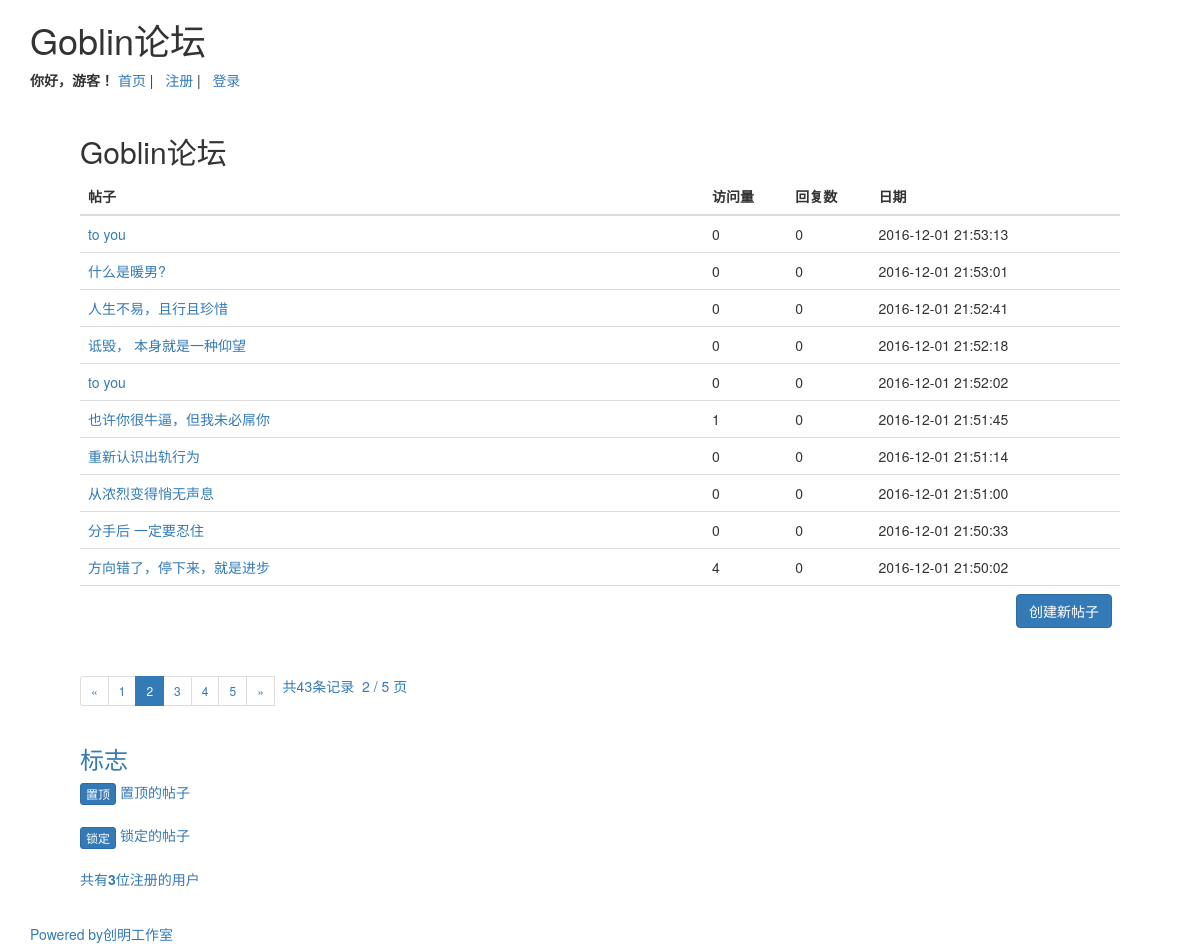
Screenshot of /?page=2 with the database file from the repository.
### tables this page shows
CREATE TABLE `goblin_topic` (
  `id` int(10) NOT NULL AUTO_INCREMENT,
  `topic` varchar(255) NOT NULL,
  `detail` text NOT NULL,
  `name` varchar(32) NOT NULL,
  `email` varchar(100) NOT NULL,
  `datetime` datetime NOT NULL DEFAULT '0000-00-00 00:00:00',
  `view` int(10) NOT NULL DEFAULT '0',
  `reply` int(10) NOT NULL DEFAULT '0',
  `locked` tinyint(1) NOT NULL DEFAULT '0',
  `sticky` tinyint(1) NOT NULL DEFAULT '0',
  PRIMARY KEY (`id`)
);

### index.php (the view, shortened to what this page needs)
<?php
if (isset($_GET['page']) && (int)$_GET['page']>0) {
     $page = $_GET['page'];
 }else{
     $page = 1;
 }
$each_page=EACH_PAGE;
if (!$page || $page==1) {
	$start=0;
}else{
	$offset=$page-1;
	$start=($offset*$each_page);
}
?>
<?php  include('header.inc.php') ?>
<h2>Goblin论坛</h2>
<p>
	<?php
	$sql="SELECT * FROM goblin_topic ORDER BY sticky<1 asc,`datetime` DESC  LIMIT $start,$each_page";
	$result=mysql_query($sql);
	?>
	<table class="table">
		<thead>
		<tr>
			<th width="60%" align="center"><strong>帖子</strong></th>
			<th width="8%" align="center"><strong>访问量</strong></th>
			<th width="8%" align="center"><strong>回复数</strong></th>
			<th width="24%" align="center"><strong>日期</strong></th>
		</tr>
		</thead>
		<tbody>
		<?php
		while($rows=mysql_fetch_array($result)){
		?>
		<tr>
			<td>
				<a href="topic/view_topic.php?id=<?php echo $rows['id'];?>"><?php echo $rows['topic'];?></a>
			</td>
			<td>
				<?php
				echo $rows['view'];
				?>
			</td>
			<td>
				<?php
				echo $rows['reply'];
				?>
			</td>
			<td>
				<?php
				echo $rows['datetime'];
				?>
			</td>
		</tr>
		<?php
		}
		?>
		<tr>
			<td colspan="5" align="right">
			<input type="button" onclick="location.href='topic/create_topic.php'" value="创建新帖子" class="btn btn-primary">
			</td>
		</tr>
		</tbody>
	</table>
	<?php
	$sql="SELECT COUNT(*) FROM goblin_topic";
	$result=mysql_query($sql);
	$row=mysql_fetch_row($result);
	$total=$row[0];
	$pageCount=ceil($total/$each_page);
	?>
</p>
<div>
	<ul class="pagination pagination-sm">
	<?php
        if($page== 1){
        echo '<li class="disabled"><span>&laquo;</span></li>';
        echo '<li class="active"><a href="#">1</a></li>';
    	}else{
        	echo '<li><a href="?page="'. ($page-1).'><span>&laquo;</span></a></li>';
        	echo '<li><a href="?page=1">1</a></li>';
        }
        for($i=2;$i<= $pageCount;$i++){
        if ($i==$page){
        	echo '<li class="active"><a href="#">'.$i.'</a></li>';
        }
        else{
        	echo " <li><a href='?page=".$i."'>".$i."</a></li> ";
        }
        }
        if ($page == $pageCount) {
        	echo '<li class="disabled"><span>&raquo;</span></li>';
        }else{
        	echo '<li><a href="?page='.($page+1).'"><span>&raquo;</span></li>';
        }
        echo " &nbsp 共".$total. "条记录&nbsp";
        echo " $page / $pageCount 页";
    ?>
    </ul>
    </div>
<h3>标志</h3>
<p>
	<button type="button" class="btn btn-primary btn-xs">置顶</button>&nbsp;置顶的帖子<br><br>
	<button type="button" class="btn btn-primary btn-xs">锁定</button>&nbsp;锁定的帖子<br><br>
	<?php
	$sql="SELECT COUNT(*) FROM goblin_user";
	$result=mysql_query($sql);
	$row=mysql_fetch_row($result);
	$total_user=$row[0];
	?>
	共有<b><?php echo$total_user;  ?></b>位注册的用户
</p>
<?php
include('config/footer.inc.php');
?>

### rows the page displays
goblin_topic: topic "to you", view "0", reply "0", datetime "2016-12-01 21:53:13"
goblin_topic: topic "什么是暖男?", view "0", reply "0", datetime "2016-12-01 21:53:01"
goblin_topic: topic "人生不易，且行且珍惜", view "0", reply "0", datetime "2016-12-01 21:52:41"
goblin_topic: topic "诋毁， 本身就是一种仰望", view "0", reply "0", datetime "2016-12-01 21:52:18"
goblin_topic: topic "to you", view "0", reply "0", datetime "2016-12-01 21:52:02"
goblin_topic: topic "也许你很牛逼，但我未必屌你", view "1", reply "0", datetime "2016-12-01 21:51:45"
goblin_topic: topic "重新认识出轨行为", view "0", reply "0", datetime "2016-12-01 21:51:14"
goblin_topic: topic "从浓烈变得悄无声息", view "0", reply "0", datetime "2016-12-01 21:51:00"
goblin_topic: topic "分手后 一定要忍住", view "0", reply "0", datetime "2016-12-01 21:50:33"
goblin_topic: topic "方向错了，停下来，就是进步", view "4", reply "0", datetime "2016-12-01 21:50:02"

### other values shown
$total "43"
$page "2"
$pageCount "5"
$total_user "3"
